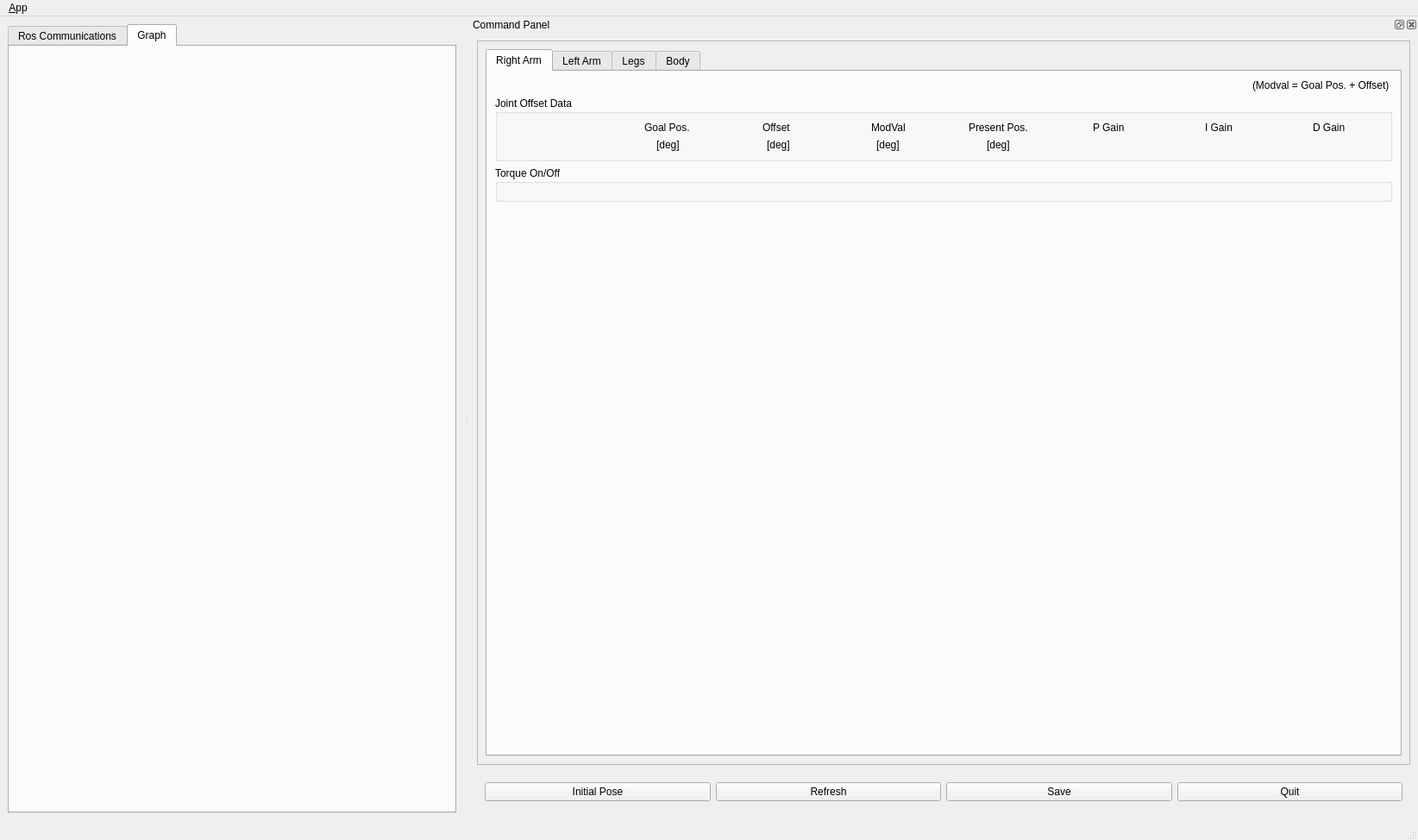
<?xml version="1.0" encoding="UTF-8"?>
<ui version="4.0">
 <class>MainWindowDesign</class>
 <widget class="QMainWindow" name="MainWindowDesign">
  <property name="geometry">
   <rect>
    <x>0</x>
    <y>0</y>
    <width>1644</width>
    <height>974</height>
   </rect>
  </property>
  <property name="sizePolicy">
   <sizepolicy hsizetype="Expanding" vsizetype="Expanding">
    <horstretch>0</horstretch>
    <verstretch>0</verstretch>
   </sizepolicy>
  </property>
  <property name="windowTitle">
   <string>QRosApp</string>
  </property>
  <property name="windowIcon">
   <iconset resource="../../op3_gui_demo/resources/images.qrc">
    <normaloff>:/images/icon.png</normaloff>:/images/icon.png</iconset>
  </property>
  <property name="locale">
   <locale language="English" country="Australia"/>
  </property>
  <widget class="QWidget" name="centralwidget">
   <layout class="QHBoxLayout" name="horizontalLayout_3">
    <item>
     <widget class="QTabWidget" name="tab_manager">
      <property name="sizePolicy">
       <sizepolicy hsizetype="Minimum" vsizetype="Preferred">
        <horstretch>0</horstretch>
        <verstretch>0</verstretch>
       </sizepolicy>
      </property>
      <property name="minimumSize">
       <size>
        <width>500</width>
        <height>0</height>
       </size>
      </property>
      <property name="maximumSize">
       <size>
        <width>16777215</width>
        <height>1000</height>
       </size>
      </property>
      <property name="locale">
       <locale language="English" country="Australia"/>
      </property>
      <property name="currentIndex">
       <number>1</number>
      </property>
      <widget class="QWidget" name="tab_status">
       <attribute name="title">
        <string>Ros Communications</string>
       </attribute>
       <layout class="QVBoxLayout" name="verticalLayout_2">
        <item>
         <widget class="QGroupBox" name="logging_groupBox">
          <property name="sizePolicy">
           <sizepolicy hsizetype="MinimumExpanding" vsizetype="Preferred">
            <horstretch>0</horstretch>
            <verstretch>0</verstretch>
           </sizepolicy>
          </property>
          <property name="title">
           <string>Logging</string>
          </property>
          <layout class="QGridLayout" name="gridLayout_3">
           <item row="0" column="0">
            <widget class="QListView" name="view_logging"/>
           </item>
          </layout>
         </widget>
        </item>
       </layout>
      </widget>
      <widget class="QWidget" name="tab_graph">
       <attribute name="title">
        <string>Graph</string>
       </attribute>
      </widget>
     </widget>
    </item>
   </layout>
  </widget>
  <widget class="QMenuBar" name="menubar">
   <property name="geometry">
    <rect>
     <x>0</x>
     <y>0</y>
     <width>1644</width>
     <height>22</height>
    </rect>
   </property>
   <widget class="QMenu" name="menu_File">
    <property name="title">
     <string>&amp;App</string>
    </property>
    <addaction name="action_Preferences"/>
    <addaction name="separator"/>
    <addaction name="actionAbout"/>
    <addaction name="actionAbout_Qt"/>
    <addaction name="separator"/>
    <addaction name="action_Quit"/>
   </widget>
   <addaction name="menu_File"/>
  </widget>
  <widget class="QStatusBar" name="statusbar"/>
  <widget class="QDockWidget" name="dock_status">
   <property name="sizePolicy">
    <sizepolicy hsizetype="Minimum" vsizetype="Preferred">
     <horstretch>0</horstretch>
     <verstretch>0</verstretch>
    </sizepolicy>
   </property>
   <property name="minimumSize">
    <size>
     <width>1100</width>
     <height>878</height>
    </size>
   </property>
   <property name="allowedAreas">
    <set>Qt::RightDockWidgetArea</set>
   </property>
   <property name="windowTitle">
    <string>Command Panel</string>
   </property>
   <attribute name="dockWidgetArea">
    <number>2</number>
   </attribute>
   <widget class="QWidget" name="dockWidgetContents_2">
    <property name="sizePolicy">
     <sizepolicy hsizetype="Minimum" vsizetype="Preferred">
      <horstretch>0</horstretch>
      <verstretch>0</verstretch>
     </sizepolicy>
    </property>
    <layout class="QVBoxLayout" name="verticalLayout">
     <item>
      <widget class="QFrame" name="frame">
       <property name="sizePolicy">
        <sizepolicy hsizetype="Minimum" vsizetype="Minimum">
         <horstretch>0</horstretch>
         <verstretch>0</verstretch>
        </sizepolicy>
       </property>
       <property name="maximumSize">
        <size>
         <width>16777215</width>
         <height>1000</height>
        </size>
       </property>
       <property name="frameShape">
        <enum>QFrame::StyledPanel</enum>
       </property>
       <property name="frameShadow">
        <enum>QFrame::Raised</enum>
       </property>
       <layout class="QVBoxLayout" name="verticalLayout_3">
        <item>
         <widget class="QTabWidget" name="tab">
          <property name="sizePolicy">
           <sizepolicy hsizetype="Minimum" vsizetype="Minimum">
            <horstretch>0</horstretch>
            <verstretch>0</verstretch>
           </sizepolicy>
          </property>
          <property name="minimumSize">
           <size>
            <width>0</width>
            <height>0</height>
           </size>
          </property>
          <property name="maximumSize">
           <size>
            <width>16777215</width>
            <height>3000</height>
           </size>
          </property>
          <property name="currentIndex">
           <number>0</number>
          </property>
          <widget class="QWidget" name="right_arm_tab">
           <attribute name="title">
            <string>Right Arm</string>
           </attribute>
           <layout class="QVBoxLayout" name="verticalLayout_4">
            <item alignment="Qt::AlignRight">
             <widget class="QLabel" name="right_arm_modval">
              <property name="maximumSize">
               <size>
                <width>16777215</width>
                <height>20</height>
               </size>
              </property>
              <property name="text">
               <string>(Modval = Goal Pos. + Offset) </string>
              </property>
             </widget>
            </item>
            <item>
             <widget class="QGroupBox" name="right_arm_group">
              <property name="sizePolicy">
               <sizepolicy hsizetype="Minimum" vsizetype="Minimum">
                <horstretch>0</horstretch>
                <verstretch>0</verstretch>
               </sizepolicy>
              </property>
              <property name="maximumSize">
               <size>
                <width>16777215</width>
                <height>350</height>
               </size>
              </property>
              <property name="title">
               <string>Joint Offset Data</string>
              </property>
              <layout class="QGridLayout" name="gridLayout">
               <item row="1" column="4" alignment="Qt::AlignHCenter">
                <widget class="QLabel" name="r_arm_present_pos">
                 <property name="text">
                  <string>Present Pos.</string>
                 </property>
                </widget>
               </item>
               <item row="2" column="2" alignment="Qt::AlignHCenter">
                <widget class="QLabel" name="r_arm_deg_2">
                 <property name="text">
                  <string>[deg]</string>
                 </property>
                </widget>
               </item>
               <item row="1" column="3" alignment="Qt::AlignHCenter">
                <widget class="QLabel" name="r_arm_modval">
                 <property name="text">
                  <string>ModVal</string>
                 </property>
                </widget>
               </item>
               <item row="1" column="2" alignment="Qt::AlignHCenter">
                <widget class="QLabel" name="r_arm_offset">
                 <property name="text">
                  <string>Offset </string>
                 </property>
                </widget>
               </item>
               <item row="2" column="4" alignment="Qt::AlignHCenter">
                <widget class="QLabel" name="r_arm_deg_4">
                 <property name="text">
                  <string>[deg]</string>
                 </property>
                </widget>
               </item>
               <item row="2" column="3" alignment="Qt::AlignHCenter">
                <widget class="QLabel" name="r_arm_deg_3">
                 <property name="text">
                  <string>[deg]</string>
                 </property>
                </widget>
               </item>
               <item row="1" column="7" alignment="Qt::AlignHCenter">
                <widget class="QLabel" name="r_arm_d_gain">
                 <property name="text">
                  <string>D Gain</string>
                 </property>
                </widget>
               </item>
               <item row="1" column="5" alignment="Qt::AlignHCenter">
                <widget class="QLabel" name="r_arm_p_gain">
                 <property name="text">
                  <string>P Gain</string>
                 </property>
                </widget>
               </item>
               <item row="1" column="6" alignment="Qt::AlignHCenter">
                <widget class="QLabel" name="r_arm_i_gain">
                 <property name="text">
                  <string>I Gain</string>
                 </property>
                </widget>
               </item>
               <item row="1" column="1" alignment="Qt::AlignHCenter">
                <widget class="QLabel" name="r_arm_goal_pos">
                 <property name="text">
                  <string>Goal Pos. </string>
                 </property>
                </widget>
               </item>
               <item row="2" column="1" alignment="Qt::AlignHCenter|Qt::AlignBottom">
                <widget class="QLabel" name="r_arm_deg_1">
                 <property name="text">
                  <string>[deg]</string>
                 </property>
                </widget>
               </item>
               <item row="1" column="0">
                <widget class="QLabel" name="label">
                 <property name="text">
                  <string/>
                 </property>
                </widget>
               </item>
               <item row="2" column="0">
                <widget class="QLabel" name="label_2">
                 <property name="text">
                  <string/>
                 </property>
                </widget>
               </item>
              </layout>
             </widget>
            </item>
            <item>
             <widget class="QGroupBox" name="right_arm_torque">
              <property name="sizePolicy">
               <sizepolicy hsizetype="Preferred" vsizetype="Preferred">
                <horstretch>0</horstretch>
                <verstretch>0</verstretch>
               </sizepolicy>
              </property>
              <property name="maximumSize">
               <size>
                <width>2100</width>
                <height>200</height>
               </size>
              </property>
              <property name="title">
               <string>Torque On/Off</string>
              </property>
              <layout class="QGridLayout" name="gridLayout_2"/>
             </widget>
            </item>
            <item>
             <spacer name="verticalSpacer">
              <property name="orientation">
               <enum>Qt::Vertical</enum>
              </property>
              <property name="sizeHint" stdset="0">
               <size>
                <width>20</width>
                <height>40</height>
               </size>
              </property>
             </spacer>
            </item>
           </layout>
          </widget>
          <widget class="QWidget" name="left_arm_tab">
           <attribute name="title">
            <string>Left Arm</string>
           </attribute>
           <layout class="QVBoxLayout" name="verticalLayout_5">
            <item alignment="Qt::AlignRight">
             <widget class="QLabel" name="left_arm_modval">
              <property name="text">
               <string>(Modval = Goal Pos. + Offset) </string>
              </property>
             </widget>
            </item>
            <item>
             <widget class="QGroupBox" name="left_arm_group">
              <property name="sizePolicy">
               <sizepolicy hsizetype="Minimum" vsizetype="Minimum">
                <horstretch>0</horstretch>
                <verstretch>0</verstretch>
               </sizepolicy>
              </property>
              <property name="maximumSize">
               <size>
                <width>16777215</width>
                <height>350</height>
               </size>
              </property>
              <property name="title">
               <string>Joint Offset Data</string>
              </property>
              <layout class="QGridLayout" name="gridLayout_4">
               <item row="0" column="6" alignment="Qt::AlignHCenter">
                <widget class="QLabel" name="l_arm_i_gain">
                 <property name="text">
                  <string>I Gain</string>
                 </property>
                </widget>
               </item>
               <item row="0" column="4" alignment="Qt::AlignHCenter">
                <widget class="QLabel" name="l_arm_present_pos">
                 <property name="text">
                  <string>Present Pos.</string>
                 </property>
                </widget>
               </item>
               <item row="0" column="1" alignment="Qt::AlignHCenter">
                <widget class="QLabel" name="l_arm_goal_pos">
                 <property name="text">
                  <string>Goal Pos.</string>
                 </property>
                </widget>
               </item>
               <item row="0" column="3" alignment="Qt::AlignHCenter">
                <widget class="QLabel" name="l_arm_modval">
                 <property name="text">
                  <string>ModVal</string>
                 </property>
                </widget>
               </item>
               <item row="0" column="5" alignment="Qt::AlignHCenter">
                <widget class="QLabel" name="l_arm_p_gain">
                 <property name="text">
                  <string>P Gain</string>
                 </property>
                </widget>
               </item>
               <item row="1" column="1" alignment="Qt::AlignHCenter">
                <widget class="QLabel" name="l_arm_deg_1">
                 <property name="text">
                  <string>[deg]</string>
                 </property>
                </widget>
               </item>
               <item row="0" column="2" alignment="Qt::AlignHCenter">
                <widget class="QLabel" name="l_arm_offset">
                 <property name="text">
                  <string>Offset</string>
                 </property>
                </widget>
               </item>
               <item row="1" column="4" alignment="Qt::AlignHCenter">
                <widget class="QLabel" name="l_arm_deg_4">
                 <property name="text">
                  <string>[deg]</string>
                 </property>
                </widget>
               </item>
               <item row="1" column="3" alignment="Qt::AlignHCenter">
                <widget class="QLabel" name="l_arm_deg_3">
                 <property name="text">
                  <string>[deg]</string>
                 </property>
                </widget>
               </item>
               <item row="1" column="2" alignment="Qt::AlignHCenter">
                <widget class="QLabel" name="l_arm_deg_2">
                 <property name="text">
                  <string>[deg]</string>
                 </property>
                </widget>
               </item>
               <item row="0" column="7" alignment="Qt::AlignHCenter">
                <widget class="QLabel" name="l_arm_d_gain">
                 <property name="text">
                  <string>D Gain</string>
                 </property>
                </widget>
               </item>
               <item row="1" column="0">
                <widget class="QLabel" name="label_4">
                 <property name="text">
                  <string/>
                 </property>
                </widget>
               </item>
               <item row="0" column="0">
                <widget class="QLabel" name="label_3">
                 <property name="text">
                  <string/>
                 </property>
                </widget>
               </item>
              </layout>
             </widget>
            </item>
            <item>
             <widget class="QGroupBox" name="left_arm_torque">
              <property name="maximumSize">
               <size>
                <width>2000</width>
                <height>150</height>
               </size>
              </property>
              <property name="title">
               <string>Torque On/Off</string>
              </property>
              <layout class="QGridLayout" name="gridLayout_5"/>
             </widget>
            </item>
            <item>
             <spacer name="verticalSpacer_2">
              <property name="orientation">
               <enum>Qt::Vertical</enum>
              </property>
              <property name="sizeHint" stdset="0">
               <size>
                <width>20</width>
                <height>40</height>
               </size>
              </property>
             </spacer>
            </item>
           </layout>
          </widget>
          <widget class="QWidget" name="leg_tab">
           <attribute name="title">
            <string>Legs</string>
           </attribute>
           <layout class="QGridLayout" name="gridLayout_6">
            <item row="0" column="0" alignment="Qt::AlignRight">
             <widget class="QLabel" name="leg_modval">
              <property name="text">
               <string>(Modval = Goal Pos. + Offset) </string>
              </property>
             </widget>
            </item>
            <item row="3" column="0">
             <spacer name="verticalSpacer_3">
              <property name="orientation">
               <enum>Qt::Vertical</enum>
              </property>
              <property name="sizeHint" stdset="0">
               <size>
                <width>20</width>
                <height>40</height>
               </size>
              </property>
             </spacer>
            </item>
            <item row="1" column="0">
             <widget class="QGroupBox" name="leg_group">
              <property name="title">
               <string>Joint Offset Data</string>
              </property>
              <layout class="QGridLayout" name="gridLayout_7">
               <item row="1" column="4" alignment="Qt::AlignHCenter">
                <widget class="QLabel" name="leg_deg_4">
                 <property name="text">
                  <string>[deg]</string>
                 </property>
                </widget>
               </item>
               <item row="0" column="3" alignment="Qt::AlignHCenter">
                <widget class="QLabel" name="leg_modval_2">
                 <property name="text">
                  <string>Modval</string>
                 </property>
                </widget>
               </item>
               <item row="0" column="2" alignment="Qt::AlignHCenter">
                <widget class="QLabel" name="leg_offset">
                 <property name="text">
                  <string>Offset</string>
                 </property>
                </widget>
               </item>
               <item row="1" column="3" alignment="Qt::AlignHCenter">
                <widget class="QLabel" name="leg_deg_3">
                 <property name="text">
                  <string>[deg]</string>
                 </property>
                </widget>
               </item>
               <item row="0" column="5" alignment="Qt::AlignHCenter">
                <widget class="QLabel" name="leg_p_gain">
                 <property name="text">
                  <string>P Gain</string>
                 </property>
                </widget>
               </item>
               <item row="1" column="2" alignment="Qt::AlignHCenter">
                <widget class="QLabel" name="leg_deg_2">
                 <property name="text">
                  <string>[deg]</string>
                 </property>
                </widget>
               </item>
               <item row="0" column="6" alignment="Qt::AlignHCenter">
                <widget class="QLabel" name="leg_i_gain">
                 <property name="text">
                  <string>I Gain</string>
                 </property>
                </widget>
               </item>
               <item row="1" column="1" alignment="Qt::AlignHCenter">
                <widget class="QLabel" name="leg_deg_1">
                 <property name="text">
                  <string>[deg]</string>
                 </property>
                </widget>
               </item>
               <item row="0" column="4" alignment="Qt::AlignHCenter">
                <widget class="QLabel" name="leg_present_pos">
                 <property name="text">
                  <string>Present Pos.</string>
                 </property>
                </widget>
               </item>
               <item row="0" column="1" alignment="Qt::AlignHCenter">
                <widget class="QLabel" name="leg_goal_pos">
                 <property name="text">
                  <string>Goal Pos.</string>
                 </property>
                </widget>
               </item>
               <item row="0" column="7" alignment="Qt::AlignHCenter">
                <widget class="QLabel" name="leg_d_gain">
                 <property name="text">
                  <string>D Gain</string>
                 </property>
                </widget>
               </item>
               <item row="1" column="0">
                <widget class="QLabel" name="label_6">
                 <property name="text">
                  <string/>
                 </property>
                </widget>
               </item>
               <item row="0" column="0">
                <widget class="QLabel" name="label_5">
                 <property name="text">
                  <string/>
                 </property>
                </widget>
               </item>
              </layout>
             </widget>
            </item>
            <item row="2" column="0">
             <widget class="QGroupBox" name="leg_torque">
              <property name="title">
               <string>Torque On/Off</string>
              </property>
              <layout class="QGridLayout" name="gridLayout_8"/>
             </widget>
            </item>
           </layout>
          </widget>
          <widget class="QWidget" name="body_tab">
           <attribute name="title">
            <string>Body</string>
           </attribute>
           <layout class="QGridLayout" name="gridLayout_9">
            <item row="3" column="0">
             <spacer name="verticalSpacer_4">
              <property name="orientation">
               <enum>Qt::Vertical</enum>
              </property>
              <property name="sizeHint" stdset="0">
               <size>
                <width>20</width>
                <height>40</height>
               </size>
              </property>
             </spacer>
            </item>
            <item row="0" column="0" alignment="Qt::AlignRight">
             <widget class="QLabel" name="body_modval">
              <property name="text">
               <string>(Modval = Goal Pos. + Offset) </string>
              </property>
             </widget>
            </item>
            <item row="1" column="0">
             <widget class="QGroupBox" name="body_group">
              <property name="title">
               <string>Joint Offset Data</string>
              </property>
              <layout class="QGridLayout" name="gridLayout_10">
               <item row="0" column="6" alignment="Qt::AlignHCenter">
                <widget class="QLabel" name="body_i_gain">
                 <property name="text">
                  <string>I Gain</string>
                 </property>
                </widget>
               </item>
               <item row="0" column="5" alignment="Qt::AlignHCenter">
                <widget class="QLabel" name="body_p_gain">
                 <property name="text">
                  <string>P Gain</string>
                 </property>
                </widget>
               </item>
               <item row="0" column="4" alignment="Qt::AlignHCenter">
                <widget class="QLabel" name="body_preset_pos">
                 <property name="text">
                  <string>Present Pos.</string>
                 </property>
                </widget>
               </item>
               <item row="1" column="3" alignment="Qt::AlignHCenter">
                <widget class="QLabel" name="body_deg_3">
                 <property name="text">
                  <string>[deg]</string>
                 </property>
                </widget>
               </item>
               <item row="0" column="3" alignment="Qt::AlignHCenter">
                <widget class="QLabel" name="body_modval_2">
                 <property name="text">
                  <string>Modval</string>
                 </property>
                </widget>
               </item>
               <item row="1" column="2" alignment="Qt::AlignHCenter">
                <widget class="QLabel" name="body_deg_2">
                 <property name="text">
                  <string>[deg]</string>
                 </property>
                </widget>
               </item>
               <item row="0" column="7" alignment="Qt::AlignHCenter">
                <widget class="QLabel" name="body_d_gain">
                 <property name="text">
                  <string>D Gain</string>
                 </property>
                </widget>
               </item>
               <item row="0" column="2" alignment="Qt::AlignHCenter">
                <widget class="QLabel" name="body_offset">
                 <property name="text">
                  <string>Offset</string>
                 </property>
                </widget>
               </item>
               <item row="0" column="1" alignment="Qt::AlignHCenter">
                <widget class="QLabel" name="body_goal_pos">
                 <property name="text">
                  <string>Goal Pos.</string>
                 </property>
                </widget>
               </item>
               <item row="1" column="1" alignment="Qt::AlignHCenter">
                <widget class="QLabel" name="body_deg_1">
                 <property name="text">
                  <string>[deg]</string>
                 </property>
                </widget>
               </item>
               <item row="1" column="4" alignment="Qt::AlignHCenter">
                <widget class="QLabel" name="body_deg_4">
                 <property name="text">
                  <string>[deg]</string>
                 </property>
                </widget>
               </item>
               <item row="0" column="0">
                <widget class="QLabel" name="label_7">
                 <property name="text">
                  <string/>
                 </property>
                </widget>
               </item>
               <item row="1" column="0">
                <widget class="QLabel" name="label_8">
                 <property name="text">
                  <string/>
                 </property>
                </widget>
               </item>
              </layout>
             </widget>
            </item>
            <item row="2" column="0">
             <widget class="QGroupBox" name="body_torque">
              <property name="title">
               <string>Torque On/Off</string>
              </property>
              <layout class="QGridLayout" name="gridLayout_11">
               <item row="0" column="0">
                <widget class="QLabel" name="empty_1">
                 <property name="text">
                  <string/>
                 </property>
                </widget>
               </item>
               <item row="0" column="2">
                <widget class="QLabel" name="empty_3">
                 <property name="text">
                  <string/>
                 </property>
                </widget>
               </item>
               <item row="0" column="1">
                <widget class="QLabel" name="empty_2">
                 <property name="text">
                  <string/>
                 </property>
                </widget>
               </item>
              </layout>
             </widget>
            </item>
           </layout>
          </widget>
         </widget>
        </item>
       </layout>
      </widget>
     </item>
     <item>
      <widget class="QWidget" name="widget" native="true">
       <property name="sizePolicy">
        <sizepolicy hsizetype="Minimum" vsizetype="Minimum">
         <horstretch>0</horstretch>
         <verstretch>0</verstretch>
        </sizepolicy>
       </property>
       <property name="maximumSize">
        <size>
         <width>16777215</width>
         <height>50</height>
        </size>
       </property>
       <layout class="QHBoxLayout" name="horizontalLayout">
        <item>
         <widget class="QPushButton" name="inipose_button">
          <property name="text">
           <string>Initial Pose</string>
          </property>
         </widget>
        </item>
        <item>
         <widget class="QPushButton" name="refresh_button">
          <property name="text">
           <string>Refresh</string>
          </property>
         </widget>
        </item>
        <item>
         <widget class="QPushButton" name="save_button">
          <property name="text">
           <string>Save</string>
          </property>
         </widget>
        </item>
        <item>
         <widget class="QPushButton" name="quit_button">
          <property name="text">
           <string>Quit</string>
          </property>
         </widget>
        </item>
       </layout>
      </widget>
     </item>
    </layout>
   </widget>
  </widget>
  <action name="action_Quit">
   <property name="text">
    <string>&amp;Quit</string>
   </property>
   <property name="shortcut">
    <string>Ctrl+Q</string>
   </property>
   <property name="shortcutContext">
    <enum>Qt::ApplicationShortcut</enum>
   </property>
  </action>
  <action name="action_Preferences">
   <property name="text">
    <string>&amp;Preferences</string>
   </property>
  </action>
  <action name="actionAbout">
   <property name="text">
    <string>&amp;About</string>
   </property>
  </action>
  <action name="actionAbout_Qt">
   <property name="text">
    <string>About &amp;Qt</string>
   </property>
  </action>
 </widget>
 <resources>
  <include location="../../op3_gui_demo/resources/images.qrc"/>
 </resources>
 <connections>
  <connection>
   <sender>action_Quit</sender>
   <signal>triggered()</signal>
   <receiver>MainWindowDesign</receiver>
   <slot>close()</slot>
   <hints>
    <hint type="sourcelabel">
     <x>-1</x>
     <y>-1</y>
    </hint>
    <hint type="destinationlabel">
     <x>399</x>
     <y>299</y>
    </hint>
   </hints>
  </connection>
  <connection>
   <sender>quit_button</sender>
   <signal>clicked()</signal>
   <receiver>MainWindowDesign</receiver>
   <slot>close()</slot>
   <hints>
    <hint type="sourcelabel">
     <x>859</x>
     <y>552</y>
    </hint>
    <hint type="destinationlabel">
     <x>469</x>
     <y>299</y>
    </hint>
   </hints>
  </connection>
 </connections>
</ui>
